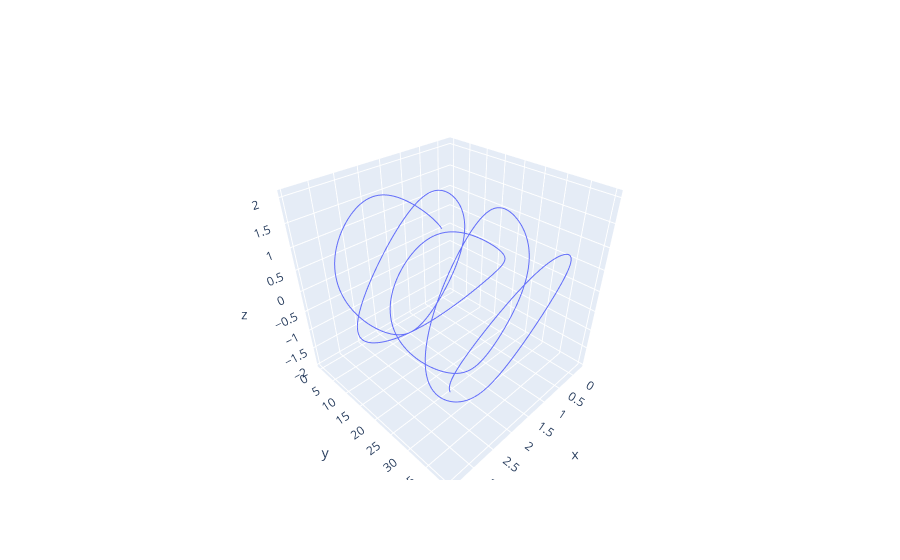

The notebook cell this image was saved under:
### Code cell
fig.show()

### Figure 1 — Plotly figure (JSON) as saved in the notebook; plotly's stock layout.template omitted (floating-point values rounded to 4 significant figures; data arrays with more than 128 entries replaced by an {"elided": "..."} marker saying what was removed)
{"data": [{"mode": "lines", "name": "trajectory", "type": "scatter3d", "x": {"elided": "1000 float values"}, "y": {"elided": "1000 float values"}, "z": {"elided": "1000 float values"}}], "layout": {}}
